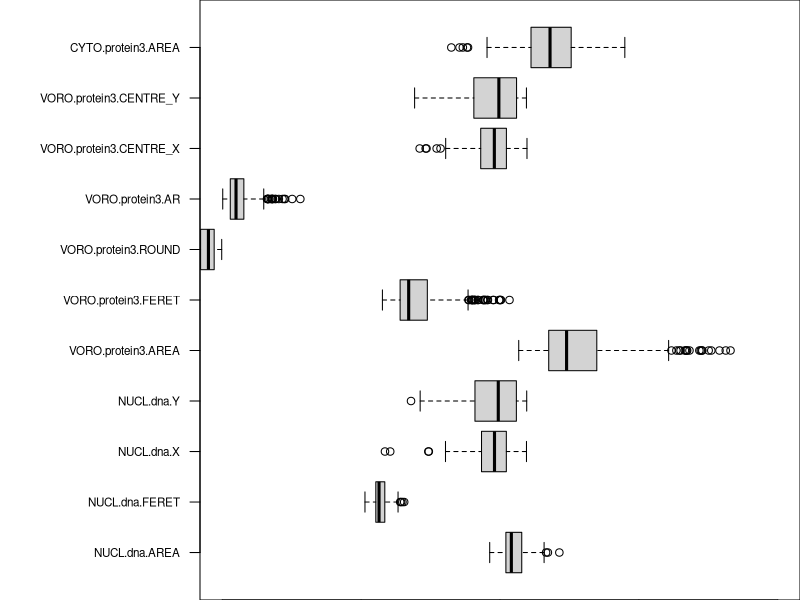
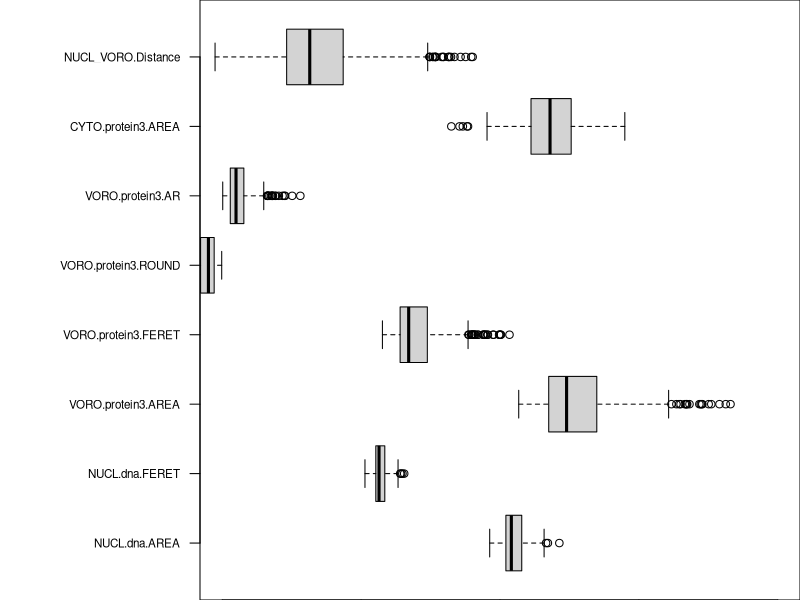
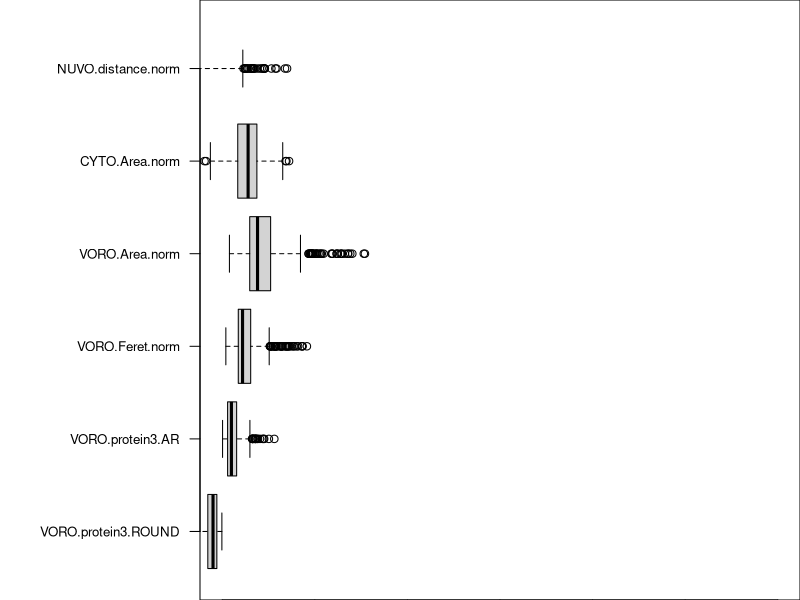
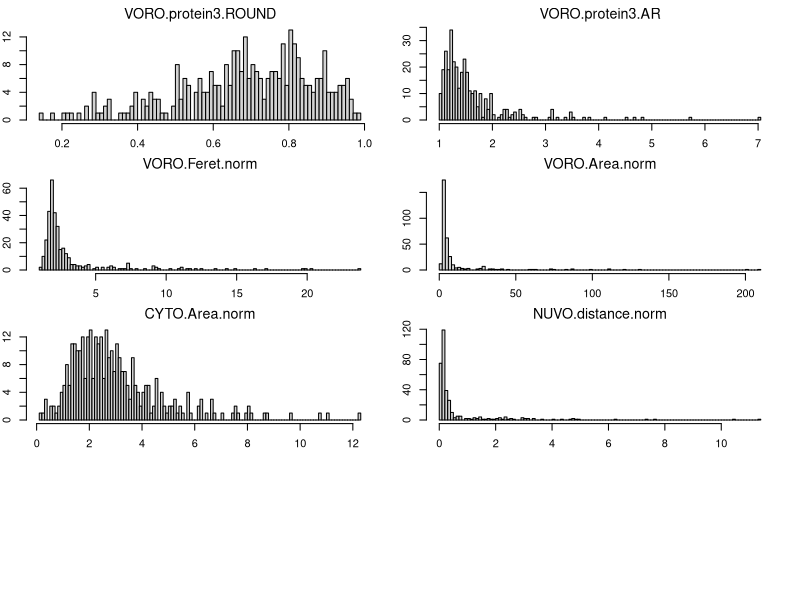
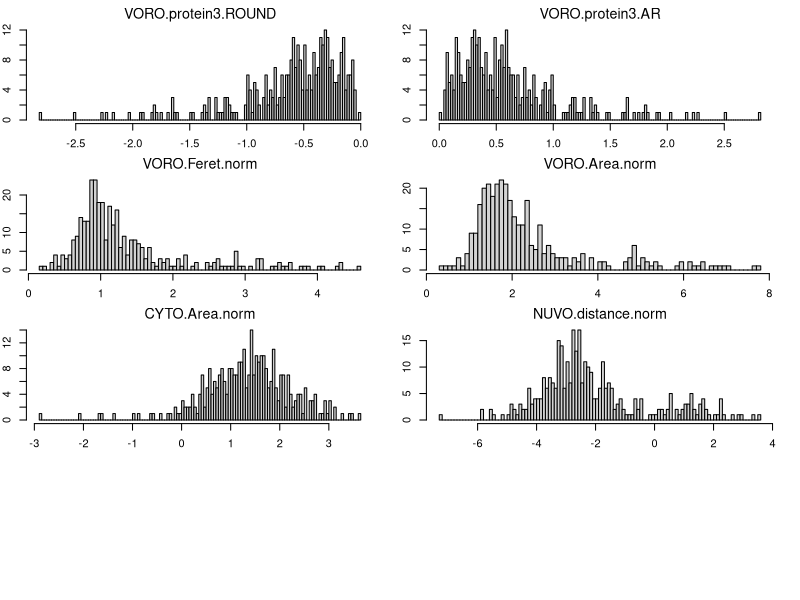
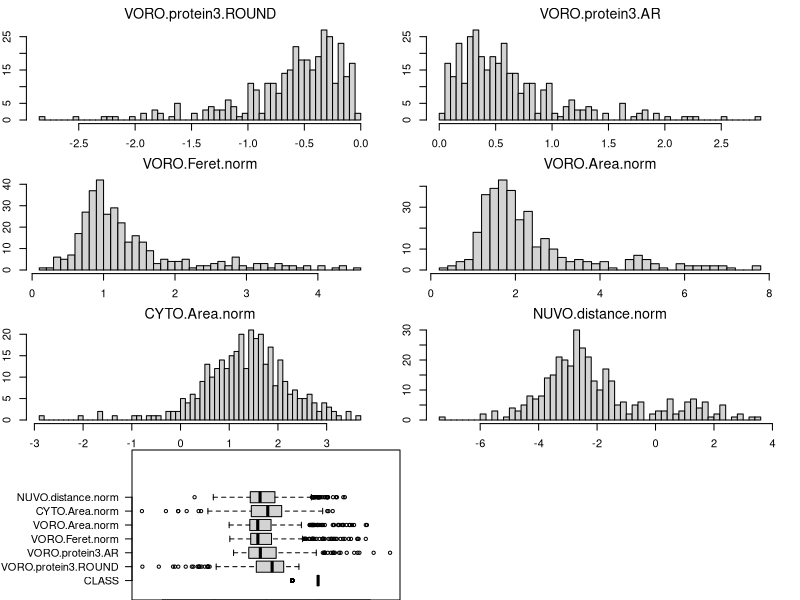

The R source for these figures, in order:
## ---- chunk 1
knitr::opts_chunk$set(echo = TRUE)
## ---- chunk 2

## LOAD THE DATA

WD = '/Users/Remi/Dropbox/1_WORK/2015/4_PROJECTS/1_SOFTWARE/GITHUB/High Throughput Screening/machine_learning_classifiers/BORDERCELLS/1_DATA_PREPARATION'

setwd(WD)

d0 <- read.delim("2_data_manual_selection.txt")

# exclude the text
d1 = d0[,3:length(d0)]



## ---- chunk 3
# total number of attributes/columns
DT = d1 # LOAD THE DATA IN 'd1'
num_cols = dim(DT)[2]

# report the columns with elements to correct
count_numeric_attributes=0
found_attributes = c('')
num_spec_values = c()

for(i in 1:num_cols){
    a = is.finite(DT[,i])
    l = length(a[a==FALSE])
    num_spec_values[i] = l
    if(l>0){
         count_numeric_attributes = count_numeric_attributes +1
        found_attributes[count_numeric_attributes] = names(DT[i])
        #print(names(DT[i]))
        #print(DT[,i][a==FALSE])
    }
}

if(count_numeric_attributes>0)print(found_attributes)

print(paste('Number of found attributes with special characters:', count_numeric_attributes))

## ---- chunk 4
d_edge = d1[,2:length(d1)]
d_edge_mtx =log(data.matrix(d_edge, rownames.force = NA),2)
op <- par(mar = c(0,10,0,0))
boxplot(d_edge_mtx, horizontal=TRUE, las=2, cex.axis = 0.7, ylim=c(0,20))
par(op)
## ---- chunk 5
# Claculate the distance
Nx = d1$NUCL.dna.X
Ny = d1$NUCL.dna.Y
Vx = d1$VORO.protein3.CENTRE_X
Vy = d1$VORO.protein3.CENTRE_Y

dist= sqrt((Nx-Vx)^2+(Ny-Vy)^2)

# add distance column to the data frame
dd = d1
n_col = dim(dd)[2]
dd[,n_col+1] = dist
names(dd)[n_col+1]='NUCL_VORO.Distance'

# DROP from nuclei and VORO features: X, Y columns 
drops <- c("NUCL.dna.X","NUCL.dna.Y", "VORO.protein3.CENTRE_X", "VORO.protein3.CENTRE_Y")
d2 = dd[ , !(names(dd) %in% drops)]


# PLOT new features
dd = d2[,2:length(d2)]
dd =log(data.matrix(dd),2)
op <- par(mar = c(0,10,0,0))
boxplot(dd, horizontal=TRUE, las=2, cex.axis = 0.7, ylim=c(0,20))
par(op)


## ---- chunk 6

# VORO.protein3.FERET
N_feret = d2$NUCL.dna.FERET
V_feret = d2$VORO.protein3.FERET
V_feret_NORM = V_feret/N_feret
#d1$VORO.protein3.AREA
N_area = d2$NUCL.dna.AREA
V_area = d2$VORO.protein3.AREA
V_area_NORM = V_area/N_area
#d1$CYTO.protein3.AREA
C_area = d2$CYTO.protein3.AREA
C_area_NORM = C_area/N_area
# NUCL_VORO.Distance
NV_dist = d2$NUCL_VORO.Distance
NV_dist_NORM = NV_dist/N_feret


# add VORO.Feret.norm
dd = d2
n_col = dim(dd)[2]
dd[,n_col+1] = V_feret_NORM
names(dd)[n_col+1]='VORO.Feret.norm'

# add VORO.Area.norm
n_col = dim(dd)[2]
dd[,n_col+1] = V_area_NORM
names(dd)[n_col+1]='VORO.Area.norm'

# add CYTO.Area.norm
n_col = dim(dd)[2]
dd[,n_col+1] = C_area_NORM
names(dd)[n_col+1]='CYTO.Area.norm'

# add NUCL_VORO.Distance
n_col = dim(dd)[2]
dd[,n_col+1] = NV_dist_NORM
names(dd)[n_col+1]='NUVO.distance.norm'


# DROP from nuclei and VORO features: X, Y columns 
drops <- c("NUCL.dna.FERET","VORO.protein3.AREA", "CYTO.protein3.AREA", "VORO.protein3.FERET", "NUCL.dna.AREA", "NUCL_VORO.Distance")
d3 = dd[ , !(names(dd) %in% drops)]


# SHOW the new features
dd = d3[,2:length(d3)]
dd =log(data.matrix(dd),2)
op <- par(mar = c(0,10,0,0))
boxplot(dd, horizontal=TRUE, las=2, cex.axis = 0.8, ylim=c(0,30))
par(op)

## ---- chunk 7
par(mfrow=c(4,2))
par(mar = rep(2, 4))
dd_mtx =data.matrix(d3, rownames.force = NA)
n_col = dim(dd_mtx)[2]
for(i in 2:n_col){
  hist(dd_mtx[,i],100,main=names(d3)[i], cex.axis=1, font.main=1, cex.main=1.3)
}

## ---- chunk 8
par(mfrow=c(4,2))
par(mar = rep(2, 4))
dd_mtx =log(data.matrix(d3, rownames.force = NA),2)
n_col = dim(dd_mtx)[2]
for(i in 2:n_col){
  hist(dd_mtx[,i],100,main=names(d3)[i], cex.axis=1, font.main=1, cex.main=1.3)
}


## ---- chunk 9
d4 =d3
n_col = dim(dd_mtx)[2]
for(i in 2:n_col){
  a = d4[,i]
  d4[,i] =log(a,2)
}

par(mfrow=c(4,2))
par(mar = rep(2, 4))
dd_mtx =data.matrix(d4, rownames.force = NA)
n_col = dim(dd_mtx)[2]
for(i in 2:n_col){
  hist(dd_mtx[,i],50,main=names(d4)[i], cex.axis=1, font.main=1, cex.main=1.3)
}

## ---- chunk 10

dd = d4
FEATURES_MEAN = apply(data.matrix(dd),2,mean)
FEATURES_STDEV = apply(data.matrix(dd),2,sd)
for(i in 2:dim(dd)[2]){
  dd[,i]= (dd[,i] - FEATURES_MEAN[i])/ FEATURES_STDEV[i]
}

d5 = dd
dd =data.matrix(dd)
op <- par(mar = c(0,10,0,0))
boxplot(dd, horizontal=TRUE, las=2, cex.axis = 1, xlim=c(0,10))
par(op)
## ---- chunk 11
# save data
write.table(d5,file='3_data_processed.txt', sep="\t", quote=FALSE, row.names=FALSE)
## ---- chunk 12

TRAIN_PERC = 0.75

## 75% of the sample size
smp_size <- floor(TRAIN_PERC * nrow(d5))

## set the seed to make your partition reproductible
set.seed(123)
train_ind <- sample(seq_len(nrow(d5)), size = smp_size)

train <- d5[train_ind, ]
test <- d5[-train_ind, ]

write.table(train, file = "4_data_training.txt", sep = "\t", quote=FALSE, row.names=FALSE, col.names = colnames(train))
write.table(test, file = "4_data_test.txt", sep = "\t", quote=FALSE, row.names=FALSE, col.names = colnames(test))


